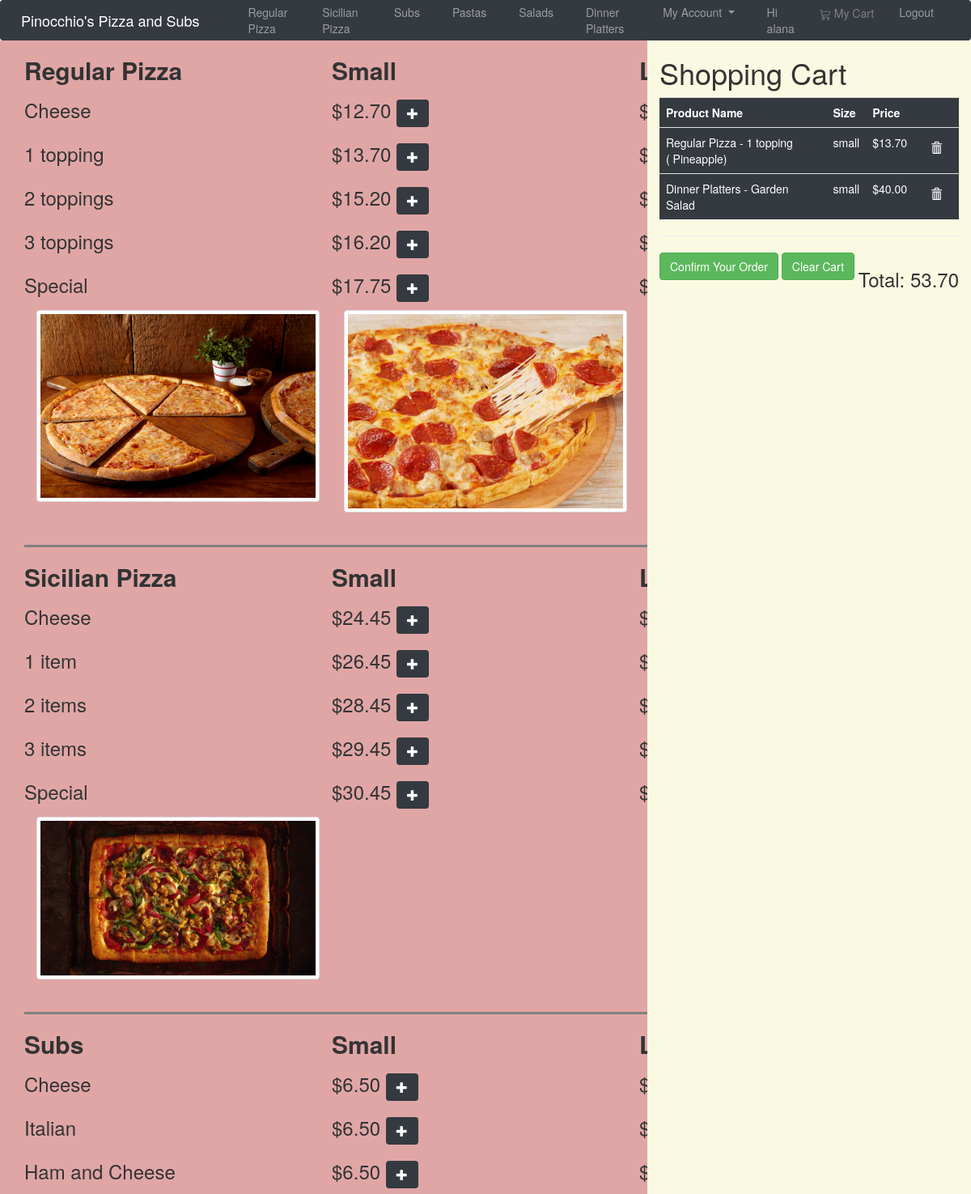
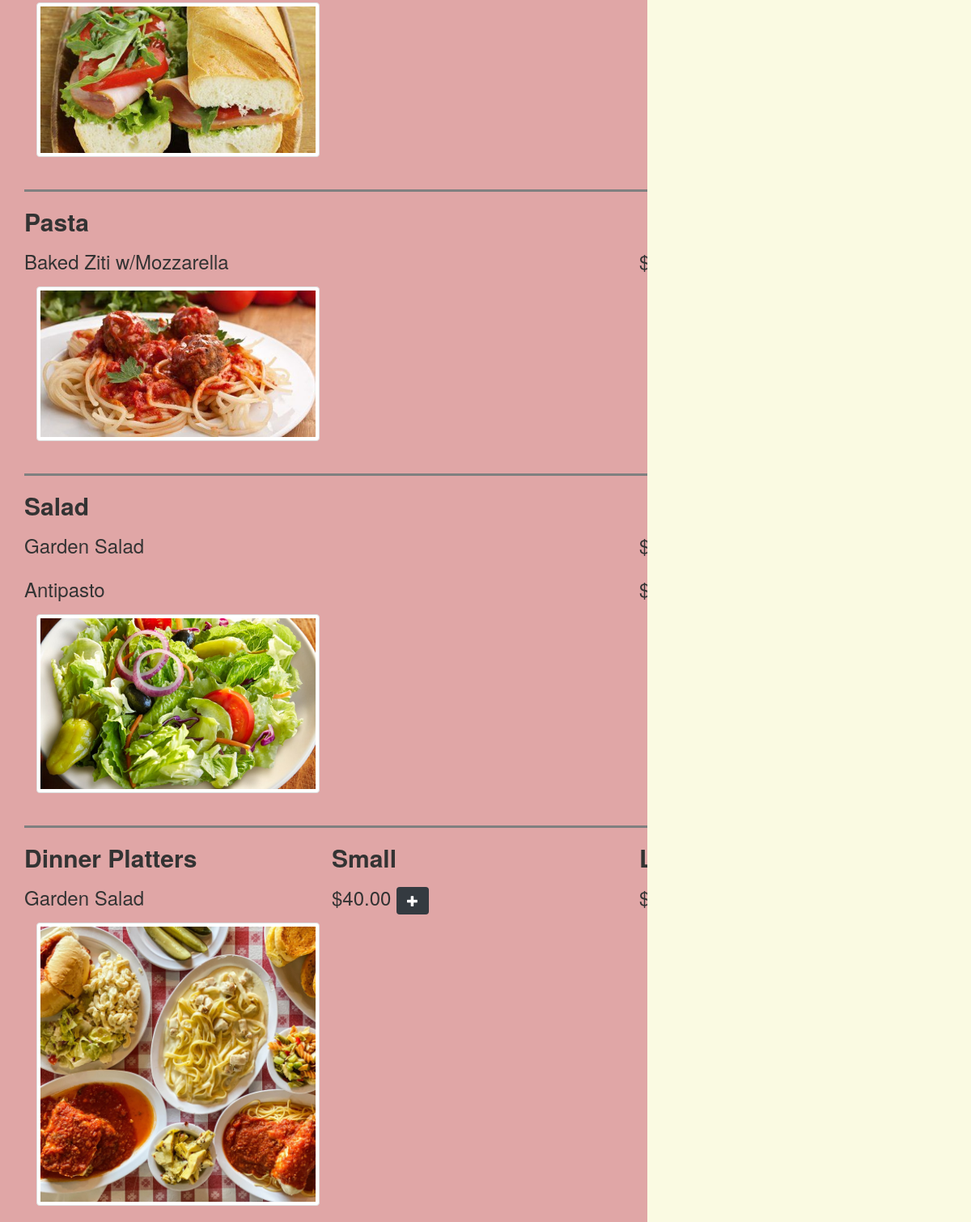
The app's page / (signed in) with its own data (2 pictures, top to bottom).
### orders/models.py (models this page shows, shortened)
class Product(models.Model):
    name= models.CharField(max_length=90)
    category= models.ForeignKey(ProductCategory,on_delete=models.CASCADE,related_name="category")
    SPrice= models.DecimalField(max_digits=6, decimal_places=2)
    LPrice= models.DecimalField(max_digits=6, decimal_places=2)
    toppings = models.IntegerField(default=0)
    def __str__(self):
        return f"{self.name}"

class OrderDetail(models.Model):
    orderid = models.ForeignKey(OrderMaster, on_delete=models.CASCADE, related_name ="order_id")
    productid = models.IntegerField()
    toppings = models.CharField(max_length=500)
    price = models.DecimalField(max_digits=6, decimal_places=2)
    size = models.CharField(max_length=50)
    productName = models.CharField(max_length=90)
    total = models.DecimalField(max_digits=6, decimal_places=2)
    quantity = models.IntegerField(default=1)

class OrderMaster(models.Model):
    userid = models.CharField(max_length=50)
    status = models.CharField(max_length=50)
    total = models.DecimalField(max_digits=6, decimal_places=2)
    createdDate = models.DateField()

### orders/views.py (the view)
# urls.py: path("", views.index, name="index"),
def index(request):
    if not request.user.is_authenticated:
        return render(request,'login.html')
    openOrder = OrderMaster.objects.filter(userid = request.user, status="open").first()
    items = None
    total = 0.0
    if openOrder is not None:
        items = OrderDetail.objects.filter(orderid = openOrder)
        total = openOrder.total
    context = {
        "user": request.user,
        "regular_pizza": Product.objects.filter(category=1),
        "s_pizza": Product.objects.filter(category=2),
        "subs": Product.objects.filter(category=3),
        "pasta": Product.objects.filter(category=4),
        "salad": Product.objects.filter(category=5),
        "dinner": Product.objects.filter(category=6),
        "items": items,
        "total" : total,
        "toppings": Product.objects.filter(category=7)
    }
    return render(request, 'home.html', context)

### orders/templates/home.html (shortened to what this page needs)
{% extends "base.html" %}
{%block body %}
<nav class="navbar fixed-nav-bar navbar-expand-lg navbar-dark bg-dark">
    <a class="navbar-brand" href="/">Pinocchio's Pizza and Subs</a>
    <div class="collapse navbar-collapse justify-content-end" id="navbarNav">
      <ul class="navbar-nav">
        <li class="nav-item">
          <a class="nav-link" href="#rp">Regular Pizza</a>
        </li>
        <li class="nav-item">
          <a class="nav-link" href="#sp">Sicilian Pizza</a>
        </li>
        <li class="nav-item">
            <a class="nav-link" href="#top">Subs</a>
          </li>
        <li class="nav-item">
            <a class="nav-link" href="#pasta">Pastas</a>
        </li>
        <li class="nav-item">
          <a class="nav-link" href="#salad">Salads</a>
        </li>
        <li class="nav-item">
            <a class="nav-link" href="#dp">Dinner Platters</a>
        </li>
        <li class="nav-item dropdown">
            <a class="nav-link dropdown-toggle" href="#" id="navbarDropdownMenuLink" data-toggle="dropdown" aria-haspopup="true" aria-expanded="false">
                My Account
            </a>
          </li>
          <li class="nav-item">
            <a class="nav-link"> Hi {{user}}</a>
          </li>
        <form action="/cart"  method = "POST">
        <button style ="padding:10px; padding-top: 30px; color: grey;" class="btn btn-outline-success centered" type="submit">
          My Cart
        </button>
        </form>
        <li class="nav-item">
          <a class="nav-link" href="/logout">Logout</a>
       </li>
       </ul>
    </div>
  </nav>
<div class="container-fluid">
<div style ="padding-top: 50px;"  class="row" >
  <div class ="col-sm-8" style="background-color:rgb(224, 166, 166); height: auto;">
    <div class="container">
      <h2 style= "font-weight:bolder;">
        <div class= "row">
        <div class ="col-sm-4"> Regular Pizza </div>
        <div class ="col-sm-4"> Small </div>
        <div class ="col-sm-4"> Large </div>
        </div>
      </h2>
    {% for product in regular_pizza %}
    <h3>
      <div class= "row">
      <div class ="col-sm-4"> {{product.name}} </div>
      <div class ="col-sm-4"> ${{product.SPrice}}
        <button onclick ="addToCart({{product.id}}, 'small', {{product.toppings}})" class="btn btn-dark"><span class="glyphicon glyphicon-plus"></span></button>
      </div>
      <div class ="col-sm-4"> ${{product.LPrice}}
      </div>
      </div>
    </h3>
    {%endfor%}
      <div class="container">
        <div class="row">
          <div class="col-md-4">
            <div class="thumbnail">
              <img src = "/static/cheese.jpg" alt ="cheese">
            </div>
          </div>
          <div class="col-md-4">
            <div class="thumbnail" id = "sp">
              <img src = "/static/pepperoni.jpg" alt ="pep" >
            </div>
          </div>
        </div>
      </div>
    <hr class="solid">
    <h2 style= "font-weight:bolder;">
      <div class= "row">
      <div class ="col-sm-4"> Sicilian Pizza </div>
      <div class ="col-sm-4"> Small </div>
      <div class ="col-sm-4"> Large </div>
      </div>
    </h2>
  {% for product in s_pizza %}
  <h3>
    <div class= "row">
    <div class ="col-sm-4"> {{product.name}} </div>
    <div class ="col-sm-4"> ${{product.SPrice}}
      <button onclick ="addToCart({{product.id}}, 'small', {{product.toppings}})" class="btn btn-dark"><span class="glyphicon glyphicon-plus"></span></button>
    </div>
    <div class ="col-sm-4"> ${{product.LPrice}}
    </div>
    </div>
  </h3>
  {%endfor%}
<div class = "container">
  <div class="row">
    <div class="col-md-4">
      <div class= "thumbnail" id ="top">
        <img src = "/static/sicilian.jpg" alt ="sicilian">
      </div>
    </div>
  </div>
</div>
  <hr class="solid">
  <h2 style= "font-weight:bolder;">
    <div class= "row">
    <div class ="col-sm-4"> Subs </div>
    <div class ="col-sm-4"> Small </div>
    <div class ="col-sm-4"> Large </div>
    </div>
  </h2>
{% for product in subs %}
<h3>
  <div class= "row">
  <div class ="col-sm-4"> {{product.name}} </div>
  <div class ="col-sm-4"> ${{product.SPrice}}
    <button onclick ="addToCart({{product.id}}, 'small', {{product.toppings}})" class="btn btn-dark"><span class="glyphicon glyphicon-plus"></span></button>
  </div>
  <div class ="col-sm-4"> ${{product.LPrice}}
  </div>
  </div>
</h3>
{%endfor%}
<div class = "container">
  <div class="row">
    <div class="col-md-4">
      <div class= "thumbnail" id ="pasta">
        <img src = "/static/sub2.jpg" alt ="subs">
      </div>
    </div>
  </div>
</div>
    <hr class="solid">
    <h2 style= "font-weight:bolder;">
      <div class= "row">
      <div class ="col-sm-4"> Pasta </div>
      <div class ="col-sm-4">  </div>
      <div class ="col-sm-4">  </div>
      </div>
    </h2>
  {% for product in pasta %}
  <h3>
    <div class= "row">
    <div class ="col-sm-4"> {{product.name}} </div>
    <div class ="col-sm-4">
    </div>
    <div class ="col-sm-4"> ${{product.SPrice}}
    </div>
    </div>
  </h3>
  {%endfor%}
  <div class = "container">
    <div class="row">
      <div class="col-md-4">
        <div class= "thumbnail"  id = "salad">
          <img src = "/static/pasta.jpg" alt ="pasta">
        </div>
      </div>
    </div>
  </div>
  <hr class="solid">
  <h2 style= "font-weight:bolder;">
    <div class= "row">
    <div class ="col-sm-4"> Salad </div>
    <div class ="col-sm-4">  </div>
    <div class ="col-sm-4">  </div>
    </div>
  </h2>
{% for product in salad %}
<h3>
  <div class= "row">
  <div class ="col-sm-4"> {{product.name}} </div>
  <div class ="col-sm-4">
  </div>
  <div class ="col-sm-4"> ${{product.SPrice}}
  </div>
  </div>
</h3>
{%endfor%}
<div class = "container">
  <div class="row">
    <div class="col-md-4">
      <div class= "thumbnail" id = "dp">
        <img src = "/static/salad.jpg" alt ="salad">
      </div>
    </div>
  </div>
</div>
<hr class="solid">
<h2 style= "font-weight:bolder;">
  <div class= "row">
  <div class ="col-sm-4"> Dinner Platters  </div>
  <div class ="col-sm-4"> Small </div>
  <div class ="col-sm-4"> Large </div>
  </div>
</h2>
{% for product in dinner %}
<h3>
<div class= "row">
<div class ="col-sm-4"> {{product.name}} </div>
<div class ="col-sm-4"> ${{product.SPrice}}
  <button onclick ="addToCart({{product.id}}, 'small', {{product.toppings}})" class="btn btn-dark"> <span class="glyphicon glyphicon-plus"></span></button>
</div>
<div class ="col-sm-4"> ${{product.LPrice}}
</div>
</div>
</h3>
{%endfor%}
<div class = "container">
  <div class="row">
    <div class="col-md-4">
      <div class= "thumbnail">
        <img src = "/static/platter.jpg" alt ="platter">
      </div>
    </div>
  </div>
</div>
    </div>
  </div>
<div class ="col-sm-4" style="background-color: rgb(250, 250, 226); height: auto">
        <h1>Shopping Cart</h1>
        <div>
          <table class ="table table-dark" id="mycart" >
            <tbody>
            <tr>
            <th scope ="col">
              Product Name
            </th>
            <th scope ="col">
              Size
            </th>
            <th scope ="col">
              Price
            </th>
            <th>
            </th>
            </tr>
            {% for item in items %}
            <tr>
              <td>
                {{item.productName}}
                {% if item.toppings != "" %}
                <br>
                 ({{item.toppings}})
                {%endif%}
              </td>
              <td>
                {{item.size}}
              </td>
              <td>
                ${{item.price}}
              </td>
              <td>
                <button class = "btn btn-dark" onclick ="deleteItem({{item.id}}, this)" > <span class="glyphicon glyphicon-trash"></span> </button>
              </td>
            </tr>
            {%endfor%}
            </tbody>
          </table>
          <hr>
          <h3 scope="row" style ="float:right" id = "total"> Total: {{total}}</h3>
          {% if total > 0.00 %}
          <div id = "confirmOrderbtn" style = "display: block;">
          {%else%}
          <div id = "confirmOrderbtn" style = "display: none;">
          {%endif%}
          <button class = "btn btn-success"> <a href="/placeOrder" style="color:white"> Confirm Your Order</a></button>
          <button class = "btn btn-success" onclick = "clearCart()"> Clear Cart </button>
         </div>
        </div>
</div>
</div>
{% endblock %}

### static/css/main.css (style rules this page uses)
.centered { align-content: center; text-align: center; align-items: center; margin-left: auto; margin-right: auto; display: inline; margin: 0 auto; position: relative; }
li { padding: 10px; color: black; margin: 5px; }
.fixed-nav-bar { position: fixed; top: 0; left: 0; z-index: 9999; width: 100%; height: 50px; background-color: blue; }
hr.solid { border-top: 3px solid grey; }

### records on screen
Product: name "Cheese", SPrice "12.70"
Product: name "1 topping", SPrice "13.70"
Product: name "2 toppings", SPrice "15.20"
Product: name "3 toppings", SPrice "16.20"
Product: name "Special", SPrice "17.75"
Product: name "Cheese", SPrice "24.45"
Product: name "1 item", SPrice "26.45"
Product: name "2 items", SPrice "28.45"
Product: name "3 items", SPrice "29.45"
Product: name "Special", SPrice "30.45"
Product: name "Cheese", SPrice "6.50"
Product: name "Italian", SPrice "6.50"
Product: name "Ham and Cheese", SPrice "6.50"
Product: name "Baked Ziti w/Mozzarella"
Product: name "Garden Salad"
Product: name "Antipasto"
Product: name "Garden Salad", SPrice "40.00"
OrderDetail: productName "Regular Pizza - 1 topping", toppings "Pineapple", size "small", price "13.70"
OrderDetail: productName "Dinner Platters - Garden Salad", size "small", price "40.00"
OrderMaster: total "53.70"

### other values on screen
{{ user }} "alana"
